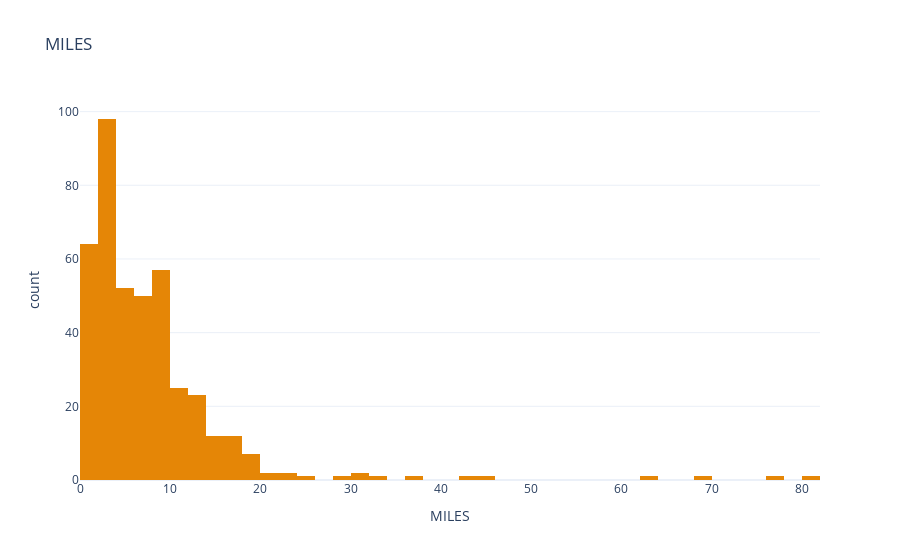

Notebook code for this chart:
### Markdown cell above
Ans6. how many miles do people usually book a cab for through uber.

### Code cell
limit_data=data[(data['MILES']<=100 )]
fig=px.histogram(limit_data, x='MILES', title='MILES', color_discrete_sequence=px.colors.qualitative.Vivid)
fig.show()

### Figure 1 — Plotly figure (JSON) as saved in the notebook; plotly's stock layout.template omitted (floating-point values rounded to 4 significant figures; data arrays with more than 128 entries replaced by an {"elided": "..."} marker saying what was removed)
{"data": [{"bingroup": "x", "hovertemplate": "MILES=%{x}<br>count=%{y}<extra></extra>", "legendgroup": "", "marker": {"color": "rgb(229, 134, 6)", "pattern": {"shape": ""}}, "name": "", "orientation": "v", "showlegend": false, "type": "histogram", "x": {"elided": "416 float values"}, "xaxis": "x", "yaxis": "y"}], "layout": {"barmode": "relative", "legend": {"tracegroupgap": 0}, "title": {"text": "MILES"}, "xaxis": {"anchor": "y", "domain": [0, 1], "title": {"text": "MILES"}}, "yaxis": {"anchor": "x", "domain": [0, 1], "title": {"text": "count"}}}}
